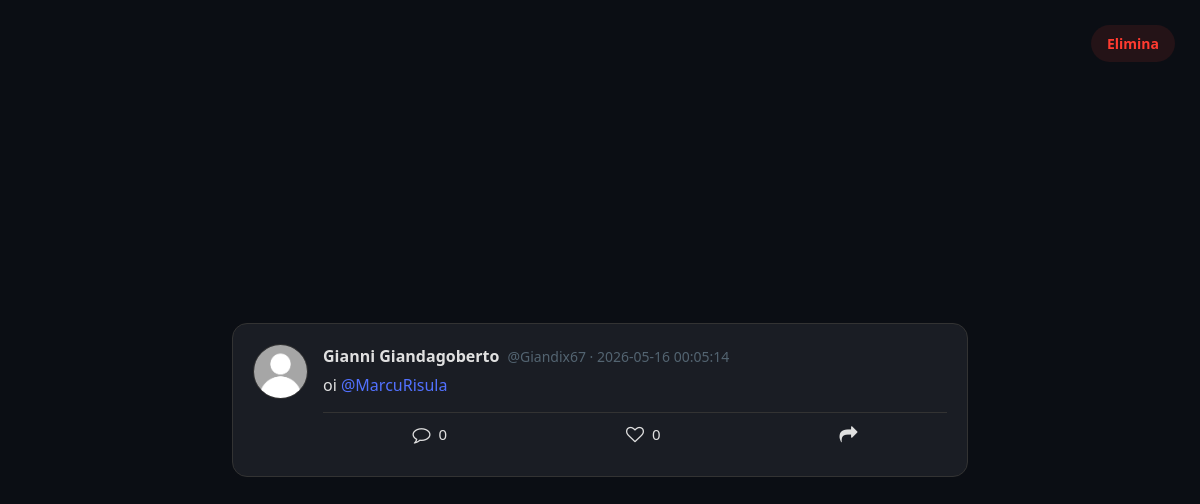
The page /post.php?post=21 on the database its author committed.
### tables this page shows
CREATE TABLE `post` (
  `Id_Post` int(30) NOT NULL,
  `NumLike` int(4) DEFAULT 0,
  `Condivisioni` int(4) DEFAULT 0,
  `Allegato` varchar(100) DEFAULT NULL,
  `Descrizione` varchar(300) NOT NULL,
  `Data_post` datetime NOT NULL,
  `Utente` varchar(15) NOT NULL
);

### post.php (the view, shortened to what this page needs)
<!DOCTYPE html>
<?php
    include "Connessione.php";
    $flag=false;
    if(isset($_SESSION['user'])){
        $NomeUtente = $_SESSION['user'];
    }else{
        $flag=true;
    }
    $post = isset($_GET['post']) ? $_GET['post'] : null;
    $livello = $_SESSION['livello'];
?>
<html lang="it">
<head>
    <link rel="stylesheet" href="StilePost.css">
    <link href="https://cdn.jsdelivr.net/npm/bootstrap@5.3.3/dist/css/bootstrap.min.css" rel="stylesheet">
    <link rel="stylesheet" type="text/css" href="//netdna.bootstrapcdn.com/font-awesome/4.1.0/css/font-awesome.min.css">
</head>
<body>
<?php
try {
    $connessione = new PDO("mysql:host=$host;dbname=$db", $user, $password);
        $sql = "SELECT Utente
                FROM post
                WHERE Id_Post = ?;";
        $preparata = $connessione->prepare($sql);
        $preparata->execute([$post]);
    if($riga = $preparata->fetch(PDO::FETCH_ASSOC)){
        if($livello==0 || $NomeUtente===$riga['Utente']){
            ?>
            <form action="EliminaPost.php" method="POST" onsubmit="return confirm('Sei sicuro di voler eliminare questo post?');">
                <button type="submit" class="btn-delete">
                    Elimina
                </button>
            </form>
            <?php
        }
    }
} catch(PDOException $e){
    die("Errore: " . $e->getMessage());
}
 ?>
    <div class="container">
        <div class="row justify-content-center">
            <div class="col-sm-12 col-md-10 col-lg-8">
                <?php
                try {
                    $connessione = new PDO("mysql:host=$host;dbname=$db", $user, $password);
                    if($flag){
                        $sql = "SELECT Id_Post, NumLike, Allegato, Descrizione, Data_post, Utente,
                            (SELECT COUNT(*) FROM commenti WHERE commenti.Id_Post = post.Id_Post) AS NumCommenti,
                            (SELECT Nome FROM utenti WHERE utenti.NomeUtente= post.Utente) AS Nome,
                            (SELECT Cognome FROM utenti WHERE utenti.NomeUtente= post.Utente) AS Cognome,
                            (SELECT Foto FROM utenti WHERE utenti.NomeUtente= post.Utente) AS Foto
                            FROM post
                            WHERE Id_Post = ?;";
                        $preparata = $connessione->prepare($sql);
                        $preparata->execute([$post]);
                    }
                    if($riga = $preparata->fetch(PDO::FETCH_ASSOC)){
                        $descrizione = $riga['Descrizione'];
                        $pattern = '/#([^\s!,?]+)/';
                        $DescrTag = preg_replace($pattern, '<a class="tag" href="ricerca.php?tag=$1">#$1</a>', $descrizione);
                        $patternUtenti = '/@([^\s!,?]+)/';
                        $UserTagDescr = preg_replace($patternUtenti, '<a class="tag" href="Profilo.php?user=$1">@$1</a>', $DescrTag);
                ?>
                    <div class="post-card">
                        <div class="post-content-wrapper">
                            <div class="post-left-column">
                                <img src="UploadProfili/<?=$riga['Foto']?>" class="avatar" alt="user profile image">
                            </div>
                            <div class="post-right-column">
                                <div class="post-heading">
                                    <a href="Profilo.php?user=<?=$riga['Utente']?>">
                                        <b class="user-full-name"><?=$riga['Nome']?> <?=$riga['Cognome']?></b>
                                    </a>
                                    <span class="text-utente time">@<?=$riga['Utente']?> · <?=$riga['Data_post']?></span>
                                </div>
                                <div class="post-description">
                                    <p><?=$UserTagDescr?></p>
                                </div>
                                <?php
                                if($flag){
                                    ?>
                                    <div class="stats">
                                        <a href="Index.php" class="stat-item">
                                            <i class="fa fa-comment-o"></i> <?=$riga['NumCommenti']?>
                                        </a>
                                        <a href="Index.php" class="stat-item" >
                                            <i class="fa fa-heart-o" id="icon-<?=$riga['Id_Post']?>" ></i>
                                            <span id="like-count-<?=$riga['Id_Post']?>"><?=$riga['NumLike']?></span>
                                        </a>
                                        <a href="Index.php" class="stat-item">
                                            <i class="fa fa-share"></i>
                                        </a>
                                    </div>
                                    <?php
                                }
                                ?>
                            </div>
                        </div>
                    </div>
                <?php
                    } else {
                        echo "<div class='post-card text-center'><p>Post non trovato, errore 404 Not Found</p></div>";
                    }
                } catch(PDOException $e){
                    die("Errore: " . $e->getMessage());
                }
                ?>
            </div>
        </div>
    </div>
</body>
</html>

### StilePost.css (style rules this page uses)
:root { --bg-color: #ffffff; --text-color: #212529; --card-bg: #ffffff; --primary-color: #9370DB; --border-color: #dee2e6; --text-muted: #65676b; }
[data-theme="dark"] { --bg-color: #0b0e14; --text-color: #e0e0e0; --card-bg: #1a1d24; --primary-color: #5271FF; --border-color: #333333; --text-muted: #8a8d91; }
body { background-color: var(--bg-color) !important; color: var(--text-color) !important; transition: all 0.3s ease; font-family: 'Segoe UI', Tahoma, Geneva, Verdana, sans-serif; min-height: 100vh; margin: 0; align-content: center; overflow: hidden; }
.post-card { background-color: var(--card-bg) !important; border: 1px solid var(--border-color); border-radius: 15px; color: var(--text-color); transition: background-color 0.3s ease; overflow: hidden; }
.post-content-wrapper { display: flex; padding: 20px; }
.post-left-column { margin-right: 15px; }
.post-right-column { flex: 1; display: flex; flex-direction: column; }
.avatar { width: 55px; height: 55px; border-radius: 50%; object-fit: cover; border: 1px solid var(--border-color); }
.post-heading { display: flex; align-items: baseline; gap: 8px; margin-bottom: 5px; }
.post-heading a { text-decoration: none !important; }
.user-full-name { font-size: 16px; color: var(--text-color); transition: color 0.2s; }
.time { font-size: 14px; color: var(--text-muted) !important; }
.post-description p { margin-bottom: 15px; font-size: 16px; line-height: 1.5; color: var(--text-color); }
.stats { display: flex; justify-content: space-around; padding: 10px 0; border-top: 1px solid var(--border-color); }
.stat-item { text-decoration: none; font-size: 15px; color: var(--text-color) !important; display: flex; align-items: center; gap: 8px; cursor: pointer; transition: opacity 0.2s, transform 0.1s; }
.stat-item i { font-size: 18px; }
.tag { color: var(--primary-color); text-decoration: none; font-weight: 500; }
a { color: inherit; }
.text-utente { color: rgb(83, 100, 113) !important; }
.btn-delete { position: absolute; top: 25px; right: 25px; display: inline-flex; align-items: center; gap: 8px; padding: 8px 16px; border-radius: 20px; font-size: 14px; font-weight: 600; cursor: pointer; transition: all 0.3s ease; border: none; background-color: rgba(255, 59, 48, 0.1); color: #ff3b30; }
form { display: inline; }

### rows shown on the page
post: Utente "Giandix67", Data_post "2026-05-16 00:05:14", Descrizione "oi", NumLike "0"

### other values the page prints
$riga['Nome'] "Gianni"
$riga['Cognome'] "Giandagoberto"
$riga['NumCommenti'] "0"
